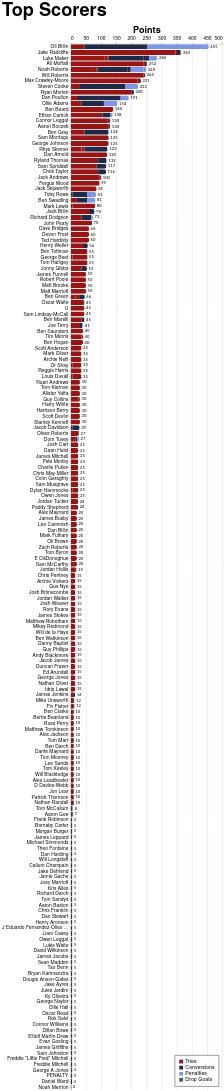

Vega-Lite specification stored for this chart:
### Vega-Lite specification from a JSON file in a GitHub repository (floating-point values rounded to 4 significant figures; data arrays with more than 128 entries replaced by an {"elided": "..."} marker saying what was removed)
{"config": {"axis": {"labelFont": "PT Sans Narrow, Helvetica Neue, Helvetica, Arial, sans-serif", "titleFont": "PT Sans Narrow, Helvetica Neue, Helvetica, Arial, sans-serif", "labelFontSize": 13, "titleFontSize": 24, "gridColor": "#202947", "gridOpacity": 0.2, "zindex": 1}, "text": {"font": "Lato, sans-serif"}, "bar": {"cornerRadiusEnd": 5}, "header": {"labelFont": "PT Sans Narrow, Helvetica Neue, Helvetica, Arial, sans-serif", "titleFont": "PT Sans Narrow, Helvetica Neue, Helvetica, Arial, sans-serif", "labelFontSize": 24, "titleFontSize": 28, "labelFontWeight": "bold", "orient": "left"}, "legend": {"labelFont": "PT Sans Narrow, Helvetica Neue, Helvetica, Arial, sans-serif", "titleFont": "PT Sans Narrow, Helvetica Neue, Helvetica, Arial, sans-serif", "labelFontSize": 14, "titleFontSize": 16, "titlePadding": 5, "fillColor": "white", "strokeColor": "black", "padding": 10, "titleFontWeight": "lighter", "titleFontStyle": "italic", "titleColor": "gray", "offset": 10}, "title": {"font": "PT Sans Narrow, Helvetica Neue, Helvetica, Arial, sans-serif", "fontSize": 48, "fontWeight": "bold", "anchor": "start", "align": "center", "titlePadding": 20, "subtitlePadding": 10, "subtitleFontSize": 13, "subtitleColor": "", "subtitleFontStyle": "italic", "offset": 15, "color": "black"}, "axisX": {"labelAngle": 0}, "facet": {"title": null, "header": null, "align": {"row": "each", "column": "each"}, "spacing": 10}, "resolve": {"scale": {"y": "independent", "facet": "independent"}}, "background": "transparent", "scale": {"offsetBandPaddingOuter": 0.2, "offsetBandPaddingInner": 0.1}, "view": {"stroke": null, "background": "transparent"}}, "layer": [{"mark": {"type": "bar"}, "encoding": {"color": {"field": "component", "legend": {"orient": "bottom-right", "title": null}, "scale": {"domain": ["Tries", "Conversions", "Penalties", "Drop Goals"], "range": ["#981515", "#202946", "#7d96e8", "#4b5563"]}, "type": "nominal"}, "order": {"field": "component_order", "sort": "ascending", "type": "quantitative"}, "tooltip": [{"field": "player", "title": "Player", "type": "nominal"}, {"field": "game_type", "title": "Game Type", "type": "nominal"}, {"field": "component", "title": "Score Type", "type": "nominal"}, {"aggregate": "sum", "field": "value", "title": "Value", "type": "quantitative"}, {"aggregate": "max", "field": "player_total", "title": "Total", "type": "quantitative"}], "x": {"aggregate": "sum", "axis": {"orient": "top", "title": "Points"}, "field": "value", "type": "quantitative"}, "y": {"field": "player", "sort": {"field": "player_total", "op": "max", "order": "descending"}, "title": null, "type": "nominal"}}}, {"mark": {"type": "text", "align": "left", "baseline": "middle", "color": "black", "dx": 4, "fontSize": 11}, "encoding": {"text": {"field": "total_value", "format": ".0f", "type": "quantitative"}, "x": {"axis": {"orient": "top", "title": "Points"}, "field": "total_value", "type": "quantitative"}, "y": {"field": "player", "sort": {"field": "player_total", "op": "max", "order": "descending"}, "title": null, "type": "nominal"}}, "transform": [{"aggregate": [{"op": "sum", "field": "value", "as": "total_value"}, {"op": "max", "field": "player_total", "as": "player_total"}], "groupby": ["player"]}]}], "data": {"name": "data-d6988c35303d34612c4cc67fe6674d55"}, "height": {"step": 15}, "params": [{"name": "seasonParam", "value": []}, {"name": "gameTypesParam", "value": []}, {"name": "gameTypeParam", "value": "All games"}, {"name": "squadParam", "value": "All"}, {"name": "scoreTypeParam", "value": "Total"}], "title": {"text": "Top Scorers"}, "transform": [{"filter": "length(seasonParam) === 0 || indexof(seasonParam, datum.season) >= 0"}, {"filter": "length(gameTypesParam) === 0 || indexof(gameTypesParam, datum.game_type) >= 0"}, {"filter": "squadParam === \"All\" || datum.squad === squadParam"}, {"filter": "scoreTypeParam === datum.score_type"}, {"joinaggregate": [{"op": "sum", "field": "value", "as": "player_total"}], "groupby": ["player"]}, {"filter": "datum.player_total > 0"}], "width": 400, "$schema": "https://vega.github.io/schema/vega-lite/v5.20.1.json", "datasets": {"data-d6988c35303d34612c4cc67fe6674d55": {"elided": "1202 records"}}}
